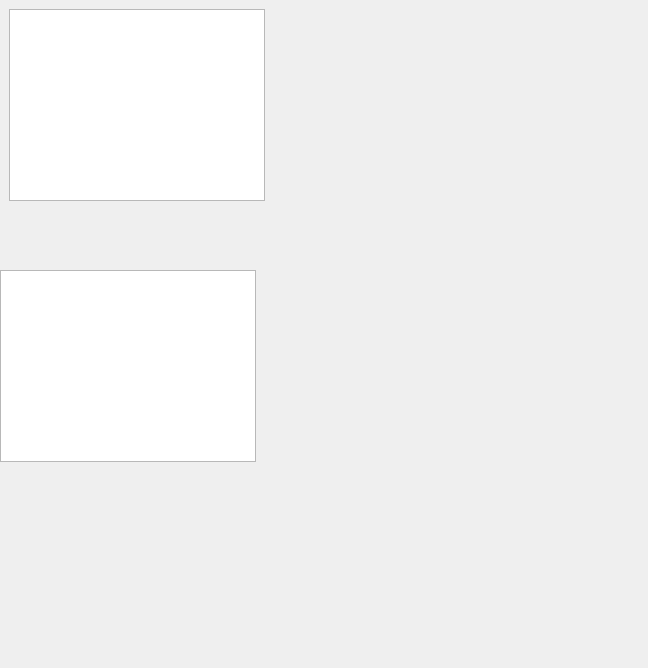
<?xml version="1.0" encoding="UTF-8"?>
<ui version="4.0">
 <class>Matchfield</class>
 <widget class="QDialog" name="Matchfield">
  <property name="geometry">
   <rect>
    <x>0</x>
    <y>0</y>
    <width>648</width>
    <height>668</height>
   </rect>
  </property>
  <property name="windowTitle">
   <string>Matchfield</string>
  </property>
  <widget class="QGraphicsView" name="graphicsView">
   <property name="geometry">
    <rect>
     <x>9</x>
     <y>9</y>
     <width>256</width>
     <height>192</height>
    </rect>
   </property>
  </widget>
  <widget class="QGraphicsView" name="graphicsView_2">
   <property name="geometry">
    <rect>
     <x>0</x>
     <y>270</y>
     <width>256</width>
     <height>192</height>
    </rect>
   </property>
  </widget>
 </widget>
 <layoutdefault spacing="6" margin="11"/>
 <resources/>
 <connections/>
</ui>
